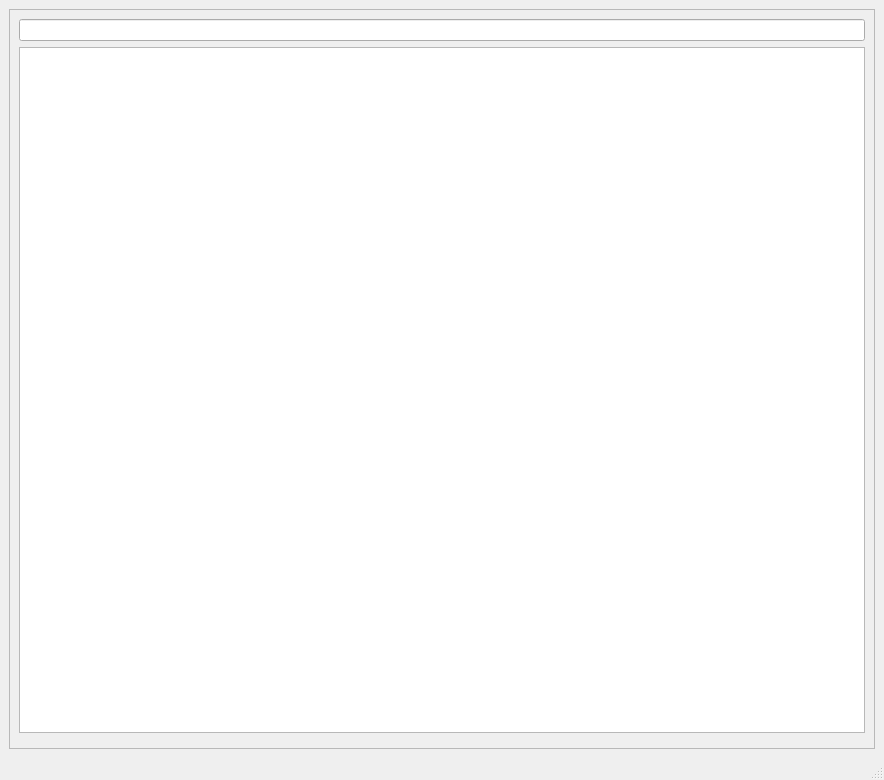
<?xml version="1.0" encoding="UTF-8"?>
<ui version="4.0">
 <class>MainWindow</class>
 <widget class="QMainWindow" name="MainWindow">
  <property name="geometry">
   <rect>
    <x>0</x>
    <y>0</y>
    <width>884</width>
    <height>780</height>
   </rect>
  </property>
  <property name="windowTitle">
   <string>MainWindow</string>
  </property>
  <widget class="QWidget" name="centralwidget">
   <layout class="QVBoxLayout" name="verticalLayout">
    <item>
     <widget class="QFrame" name="frame">
      <property name="frameShape">
       <enum>QFrame::StyledPanel</enum>
      </property>
      <property name="frameShadow">
       <enum>QFrame::Raised</enum>
      </property>
      <layout class="QVBoxLayout" name="verticalLayout_2">
       <item>
        <widget class="QLineEdit" name="lineEdit">
         <property name="text">
          <string/>
         </property>
        </widget>
       </item>
       <item>
        <widget class="QPlainTextEdit" name="plainTextEdit">
         <property name="overwriteMode">
          <bool>false</bool>
         </property>
        </widget>
       </item>
       <item>
        <widget class="QWidget" name="widget" native="true"/>
       </item>
      </layout>
     </widget>
    </item>
   </layout>
  </widget>
  <widget class="QMenuBar" name="menubar">
   <property name="geometry">
    <rect>
     <x>0</x>
     <y>0</y>
     <width>884</width>
     <height>26</height>
    </rect>
   </property>
  </widget>
  <widget class="QStatusBar" name="statusbar"/>
 </widget>
 <resources/>
 <connections/>
</ui>
